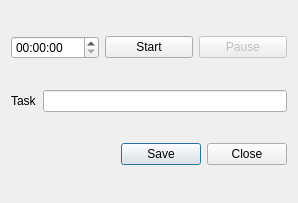
<?xml version="1.0" encoding="UTF-8"?>
<ui version="4.0">
 <class>DialogTimer</class>
 <widget class="QDialog" name="DialogTimer">
  <property name="geometry">
   <rect>
    <x>0</x>
    <y>0</y>
    <width>298</width>
    <height>203</height>
   </rect>
  </property>
  <property name="windowTitle">
   <string>DialogTimer</string>
  </property>
  <layout class="QGridLayout" name="gridLayout">
   <item row="0" column="0">
    <layout class="QHBoxLayout" name="horizontalLayout">
     <item>
      <widget class="QTimeEdit" name="timeEdit"/>
     </item>
     <item>
      <widget class="QPushButton" name="pushButtonStart">
       <property name="text">
        <string>Start</string>
       </property>
      </widget>
     </item>
     <item>
      <widget class="QPushButton" name="pushButtonPause">
       <property name="enabled">
        <bool>false</bool>
       </property>
       <property name="inputMethodHints">
        <set>Qt::ImhPreferNumbers</set>
       </property>
       <property name="text">
        <string>Pause</string>
       </property>
      </widget>
     </item>
    </layout>
   </item>
   <item row="1" column="0">
    <layout class="QHBoxLayout" name="horizontalLayout_2">
     <item>
      <widget class="QLabel" name="label">
       <property name="text">
        <string>Task</string>
       </property>
      </widget>
     </item>
     <item>
      <widget class="QLineEdit" name="lineEdit"/>
     </item>
    </layout>
   </item>
   <item row="2" column="0">
    <widget class="QDialogButtonBox" name="buttonBox">
     <property name="orientation">
      <enum>Qt::Horizontal</enum>
     </property>
     <property name="standardButtons">
      <set>QDialogButtonBox::Close|QDialogButtonBox::Save</set>
     </property>
    </widget>
   </item>
  </layout>
 </widget>
 <resources/>
 <connections>
  <connection>
   <sender>buttonBox</sender>
   <signal>accepted()</signal>
   <receiver>DialogTimer</receiver>
   <slot>accept()</slot>
   <hints>
    <hint type="sourcelabel">
     <x>227</x>
     <y>175</y>
    </hint>
    <hint type="destinationlabel">
     <x>157</x>
     <y>202</y>
    </hint>
   </hints>
  </connection>
  <connection>
   <sender>buttonBox</sender>
   <signal>rejected()</signal>
   <receiver>DialogTimer</receiver>
   <slot>reject()</slot>
   <hints>
    <hint type="sourcelabel">
     <x>288</x>
     <y>181</y>
    </hint>
    <hint type="destinationlabel">
     <x>286</x>
     <y>202</y>
    </hint>
   </hints>
  </connection>
  <connection>
   <sender>pushButtonStart</sender>
   <signal>clicked()</signal>
   <receiver>DialogTimer</receiver>
   <slot>start()</slot>
   <hints>
    <hint type="sourcelabel">
     <x>141</x>
     <y>36</y>
    </hint>
    <hint type="destinationlabel">
     <x>145</x>
     <y>11</y>
    </hint>
   </hints>
  </connection>
  <connection>
   <sender>pushButtonPause</sender>
   <signal>clicked()</signal>
   <receiver>DialogTimer</receiver>
   <slot>pause()</slot>
   <hints>
    <hint type="sourcelabel">
     <x>238</x>
     <y>46</y>
    </hint>
    <hint type="destinationlabel">
     <x>246</x>
     <y>9</y>
    </hint>
   </hints>
  </connection>
  <connection>
   <sender>lineEdit</sender>
   <signal>textChanged(QString)</signal>
   <receiver>DialogTimer</receiver>
   <slot>textChanged()</slot>
   <hints>
    <hint type="sourcelabel">
     <x>94</x>
     <y>114</y>
    </hint>
    <hint type="destinationlabel">
     <x>68</x>
     <y>90</y>
    </hint>
   </hints>
  </connection>
 </connections>
 <slots>
  <slot>start()</slot>
  <slot>pause()</slot>
  <slot>textChanged()</slot>
 </slots>
</ui>
